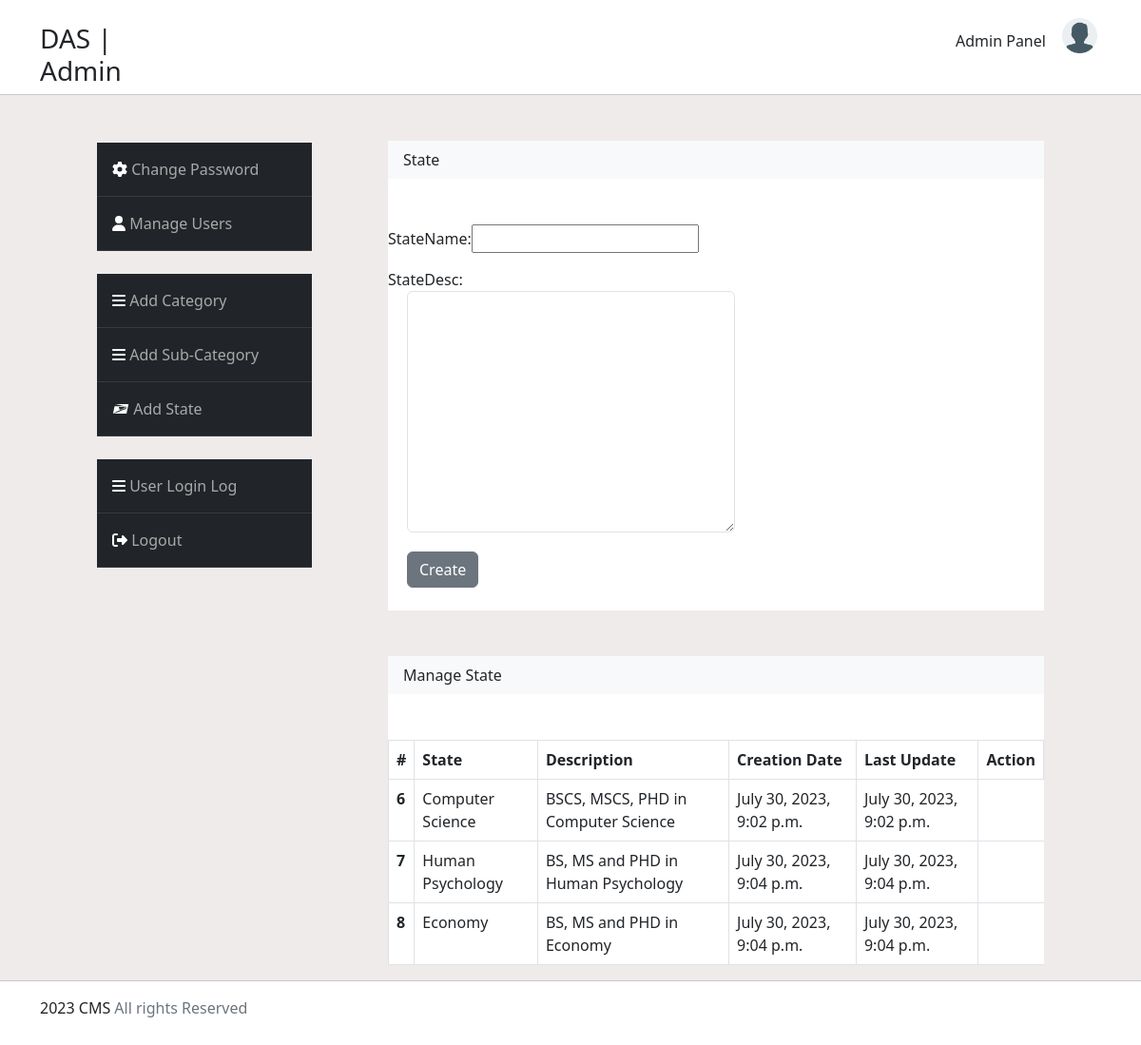
The app's page /log/addstate/ with its own data.
### pro/models.py (models this page shows, shortened)
class State(models.Model):
    StateName = models.CharField(max_length=100)
    StateDesc = models.CharField(max_length=100)
    StateDate = models.DateTimeField(auto_now_add=True)
    StateDateTime = models.DateTimeField(auto_now=True)

### pro/views.py (the view)
# urls.py: path('addstate/', views.AddState, name='addstate'),
def AddState(request):
    if request.method == 'POST':
        form = StateForm(request.POST)
        if form.is_valid():
            form.save()
            form = StateForm()
    else:
        form = StateForm()
    model = State.objects.all()
    return render(request, 'addstate.html', {'form':form, 'model':model})

### pro/forms.py
class StateForm(forms.ModelForm):
    class Meta:
        model = State
        fields = ['StateName', 'StateDesc']
        widgets = {'SateName':forms.TextInput(attrs={'class':'form-control'}),
                   'StateDesc':forms.Textarea(attrs={'class':'form-control'}),
                   }

### pro/templates/addstate.html (shortened to what this page needs)
<!DOCTYPE html>
{% load static %}
<html lang="en">
<head>
    <link rel="stylesheet" href="{% static 'main/css/all.min.css' %}">
  <link rel="stylesheet" href="{% static 'main/css/bootstrap.min1.css' %}">
    <link rel="stylesheet" href="{% static 'main/css/admin1.css' %}">
    <link rel="stylesheet" href="{% static 'main/css/addstate.css' %}">
</head>
<body>
    <div class="container">
        <div class="row">
            <div class="col-sm-2">
                <h3 class="mt-4 font-weight-bold" >DAS | Admin</h3>
            </div>
            <div class="col-sm-2 offset-sm-8">
                <a href="#" class="btn mt-4">Admin Panel</a>
                <img src="{% static 'main/images/user.png' %}" class="img-fluid" alt="Responsive image">
            </div>
        </div>
    </div>
    <hr class="p-0 m-0">
      <div class="container-fluid p-0 m-0">
          <div class="row">
            <div class="col-sm-3 offset-sm-1">
              <table class="table table-dark"
              style="width: 80%;">
            <tbody>
                <tr>
                    <td class="p-3">
                      <i class="fa-solid fa-gear"></i>
                      <a href="{% url 'managecomplaint' %}">Change Password</a>
                    </td>
                  </tr>
              <tr>
                 <td class="p-3">
                    <i class="fa-solid fa-user"></i>
                    <a href="{% url 'manageuser' %}">Manage Users</a>
                 </td>
              </tr>
            </tbody>
          </table>
          <table class="table table-dark mt-4"
          style="width: 80%;">
            <tbody>
                <tr>
                  <td class="p-3">
                    <i class="fa-solid fa-bars"></i>
                    <a href="{% url 'addcategory' %}">Add Category</a>
                  </td>
                </tr>
              <tr>
                <td class="p-3">
                  <i class="fa-solid fa-bars"></i>
                <a href="{% url 'addsubcategory' %}">Add Sub-Category</a></td>
              </tr>
              <tr>
                <td class="p-3">
                  <i class="fa-brands fa-usps"></i>
                  <a href="{% url 'addstate' %}">Add State</a>
                </td>
              </tr>
            </tbody>
          </table>
          <table class="table table-dark my-4 mb-5"
          style="width: 80%;">
            <tbody>
                <tr>
                    <td class="p-3">
                      <i class="fa-solid fa-bars"></i>
                      <a href="{% url 'userloginlog' %}">User Login Log</a>
                    </td>
                  </tr>
              <tr>
                <td class="p-3">
                  <i class="fa-solid fa-right-from-bracket"></i>
                  <a href="{% url 'logoutpage' %}">Logout</a>
                </td>
              </tr>
            </tbody>
          </table>
            </div>
          <div class="col-sm-7">
            <div class="form-box">
            <h6 class="my-5 bg-light px-3"
            style="height: 40px; line-height: 40px;">
            State</h6>
       <form action="" method="post" novalidate> {% csrf_token %}
        {% for form in form %}
        <div class="form-group my-3">
         {{form.label_tag}}{{form}}
            </div>
        {% endfor %}
        <input type="submit" class="mb-4 mt-1 btn btn-secondary" value="Create">
    </form>
                </div>
              <div class="form-box">
            <h6 class="my-5 bg-light px-3"
            style="height: 40px; line-height: 40px;">
            Manage State</h6>
       <table class="table table-bordered table-hover mt-4">
  <thead>
    <tr>
      <th scope="col">#</th>
      <th scope="col">State</th>
      <th scope="col">Description</th>
      <th scope="col">Creation Date</th>
      <th scope="col">Last Update</th>
      <th scope="col">Action</th>
    </tr>
  </thead>
      {% for model in model %}
  <tbody>
    <tr>
      <th scope="row">{{model.id}}</th>
      <td>{{model.StateName}}</td>
      <td>{{model.StateDesc}}</td>
      <td>{{model.StateDate}}</td>
      <td>{{model.StateDateTime}}</td>
    </tr>
           </tbody>
      {% endfor %}
</table>
          </div>
          </div>
          </div>
      </div>
<hr class="p-0 m-0">
        <div class="container mt-3" style="height:100px;">
            2023 CMS  <span class="text-secondary">All rights Reserved</span>
        </div>
</body>
</html>

### pro/static/main/css/admin1.css (style rules this page uses)
body { min-height:100vh; width:100vw; overflow-x:hidden; }
table { width: 20%; margin-top: 50px; }
table a { color:darkgray; text-decoration: none; }
.container-fluid { background-color:rgba(209, 197, 197, 0.34); }
.form-box { background-color: white; }
form .form-control { width: 50%; margin-left:20px; }
form .btn { margin-left:20px; }
.img-fluid { width: 37px; height: 37px; margin-top: 12px; }

### pro/static/main/css/addstate.css (style rules this page uses)
body { min-height:100vh; width:100vw; overflow-x:hidden; }

### records on screen
State: id "6", StateName "Computer Science", StateDesc "BSCS, MSCS, PHD in Computer Science", StateDate "July 30, 2023, 9:02 p.m.", StateDateTime "July 30, 2023, 9:02 p.m."
State: id "7", StateName "Human Psychology", StateDesc "BS, MS and PHD in Human Psychology", StateDate "July 30, 2023, 9:04 p.m.", StateDateTime "July 30, 2023, 9:04 p.m."
State: id "8", StateName "Economy", StateDesc "BS, MS and PHD in Economy", StateDate "July 30, 2023, 9:04 p.m.", StateDateTime "July 30, 2023, 9:04 p.m."
